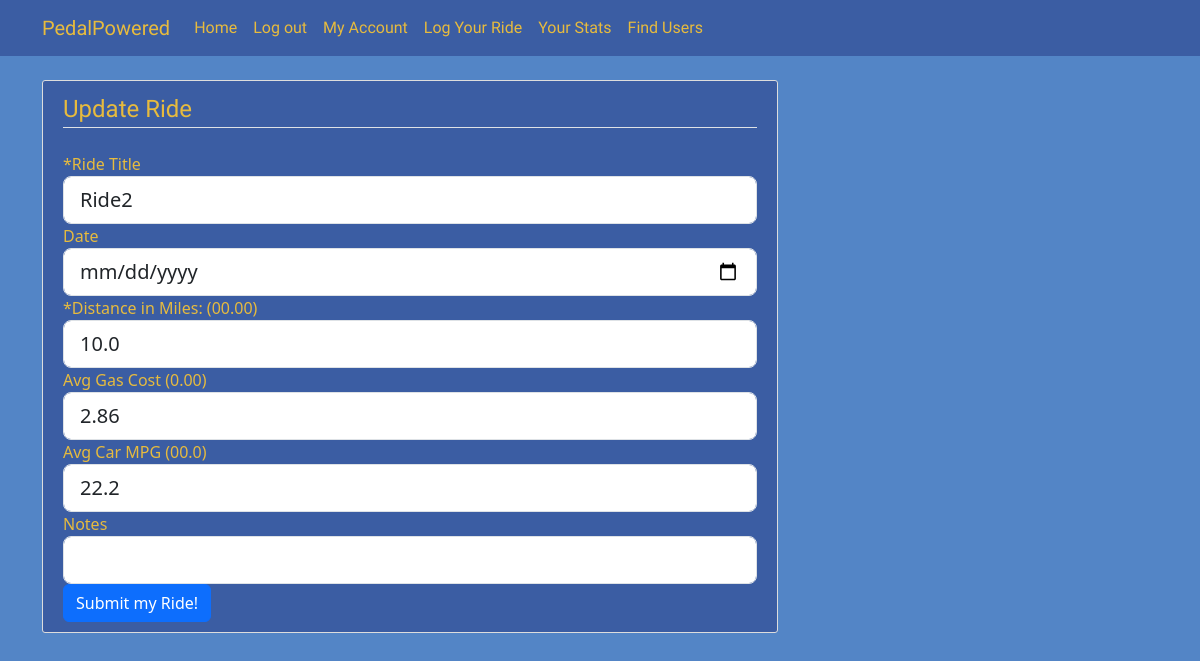
The app's page /post/3/update (signed in) with its own data.
### pedalpowered/models.py (models this page shows, shortened)
class rides(db.Model):
    id = db.Column(db.Integer, primary_key = True)
    ride_date = db.Column(db.DateTime, nullable = False)
    title = db.Column(db.String, nullable = False)
    distance = db.Column(db.Float, nullable = False)
    gas_price = db.Column(db.Float, nullable = True)
    car_mpg = db.Column(db.Float, nullable = True)
    user_id = db.Column(db.Integer,db.ForeignKey('user.id'), nullable=False)
    gas_money_saved = db.Column(db.Float, nullable = True)
    user_comment = db.Column(db.String, nullable = False)

### pedalpowered/routes.py (the view)
@app.route("/post/<int:post_id>/update", methods=['GET','POST'])
@login_required
def update_post(post_id):
    post = rides.query.get_or_404(post_id)
    if post.author != current_user:
        abort(403)
    form = NewRideForm()
    if form.validate_on_submit():
        post.title = form.title.data
        post.distance = form.distance.data
        post.car_mpg = form.car_mpg.data
        post.gas_price = form.gas_price.data
        db.session.commit()
        flash('Ride updated!','success')
        return redirect(url_for('post', post_id=post.id))
    elif request.method == 'GET':
        form.title.data = post.title
        form.distance.data = post.distance
        form.car_mpg.data = post.car_mpg
        form.gas_price.data = post.gas_price
    return render_template('logride.html', title='Update a ride',
                            form=form, legend = 'Update Ride')

### pedalpowered/forms.py
class NewRideForm(FlaskForm):
    title = StringField('*Ride Title', validators=[DataRequired()])
    distance = FloatField('*Distance in Miles: (00.00)',validators=[DataRequired()])
    ride_date = DateField('Date', validators=[DataRequired()], format= '%Y-%m-%d')
    gas_price = FloatField('Avg Gas Cost (0.00)')
    car_mpg = FloatField('Avg Car MPG (00.0)')
    comment = StringField('Notes')
    submit_registration = SubmitField('Submit my Ride!')

### pedalpowered/models.py (called while the page is built)
@login_manager.user_loader
def load_user(user_id):
    return User.query.get(int(user_id))

### pedalpowered/templates/logride.html (shortened to what this page needs)
{% extends "layout.html" %}
{% block content %}
<div class = "content-section">
    <form method = "POST" action = "">
        <fieldset class="form-group">
            <legend class="border-bottom mb-4" style="color:#E7BB3E; font-family:'Irish Grover';">{{legend}}</legend>
            <div class="form-group">
                {{form.title.label(class="form-control-label")}}
                {% if form.title.errors %}
                    {{form.title(class="form-control form-control-lg is-invalid")}}
                        <div class="invalid-feedback">
                            {% for error in form.title.errors %}
                                <span>{{error}}</span>
                            {% endfor %}
                        </div>
                {% else %}
                    {{form.title(class="form-control form-control-lg")}}
                {% endif %}
            </div>
            <div class="form-group">
                {{ form.ride_date.label(class="form-control-label") }}
                {% if form.ride_date.errors %}
                    {{ form.ride_date(class="form-control form-control-lg is-invalid") }}
                    <div class="invalid-feedback">
                        {% for error in form.ride_date.errors %}
                            <span>{{ error }}</span>
                        {% endfor %}
                    </div>
                {% else %}
                    {{ form.ride_date(class="form-control form-control-lg") }}
                {% endif %}
            <div class="form-group">
                {{form.distance.label(class="form-control-label")}}
                {% if form.distance.errors %}
                    {{form.distance(class="form-control form-control-lg is-invalid")}}
                        <div class="invalid-feedback">
                            {% for error in form.distance.errors %}
                                <span>{{error}}</span>
                            {% endfor %}
                        </div>
                {% else %}
                    {{form.distance(class="form-control form-control-lg")}}
                {% endif %}
            </div>
            <div class="form-group">
                {{form.gas_price.label(class="form-control-label")}}
                {% if form.gas_price.errors %}
                    {{form.gas_price(class="form-control form-control-lg is-invalid")}}
                        <div class="invalid-feedback">
                            {% for error in form.gas_price.errors %}
                                <span>{{error}}</span>
                            {% endfor %}
                        </div>
                {% else %}
                    {{form.gas_price(class="form-control form-control-lg")}}
                {% endif %}
            </div>
            <div class="form-group">
                {{form.car_mpg.label(class="form-control-label")}}
                {% if form.car_mpg.errors %}
                    {{form.car_mpg(class="form-control form-control-lg is-invalid")}}
                        <div class="invalid-feedback">
                            {% for error in form.car_mpg.errors %}
                                <span>{{error}}</span>
                            {% endfor %}
                        </div>
                {% else %}
                    {{form.car_mpg(class="form-control form-control-lg")}}
                {% endif %}
            </div>
            <div class="form-group">
                {{form.comment.label(class="form-control-label")}}
                {% if form.comment.errors %}
                    {{form.comment(class="form-control form-control-lg is-invalid")}}
                        <div class="invalid-feedback">
                            {% for error in form.comment.errors %}
                                <span>{{error}}</span>
                            {% endfor %}
                        </div>
                {% else %}
                    {{form.comment(class="form-control form-control-lg")}}
                {% endif %}
            </div>
        </fieldset>
        <div class="form-group">
            {{form.submit_registration(class="btn btn-primary")}}
        </div>
    </form>
</div>
{% endblock content %}

### pedalpowered/static/main.css (style rules this page uses)
body { background: #5385C6; color: #333333; margin-top: 5rem; }
.content-section { background: #ffffff; padding: 10px 20px; border: 1px solid #dddddd; border-radius: 3px; margin-bottom: 20px; }
.content-section { color:#e3e3e3; background-color: #3B5DA3; }
.form-group { color: #E7BB3E; }

### records on screen
rides: title "Ride2", distance "10.0", gas_price "2.86", car_mpg "22.2"

### other values on screen
{{ legend }} "Update Ride"
